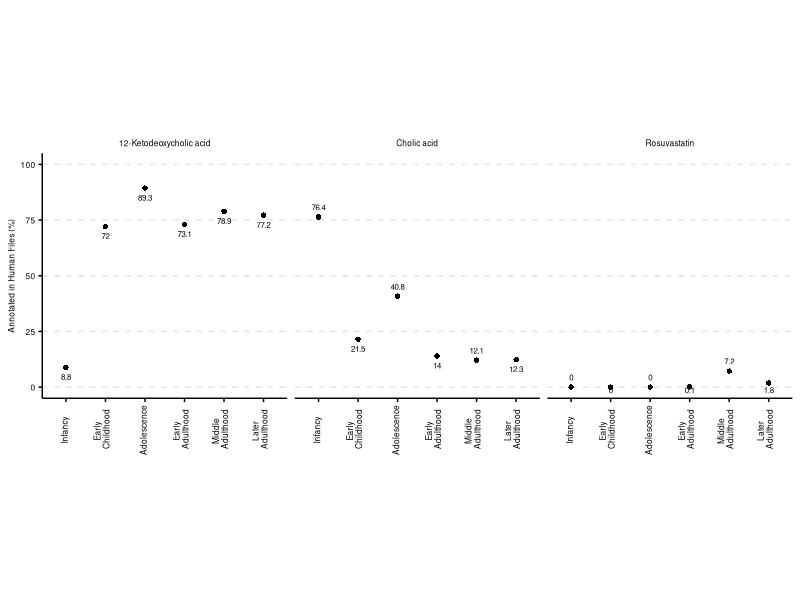
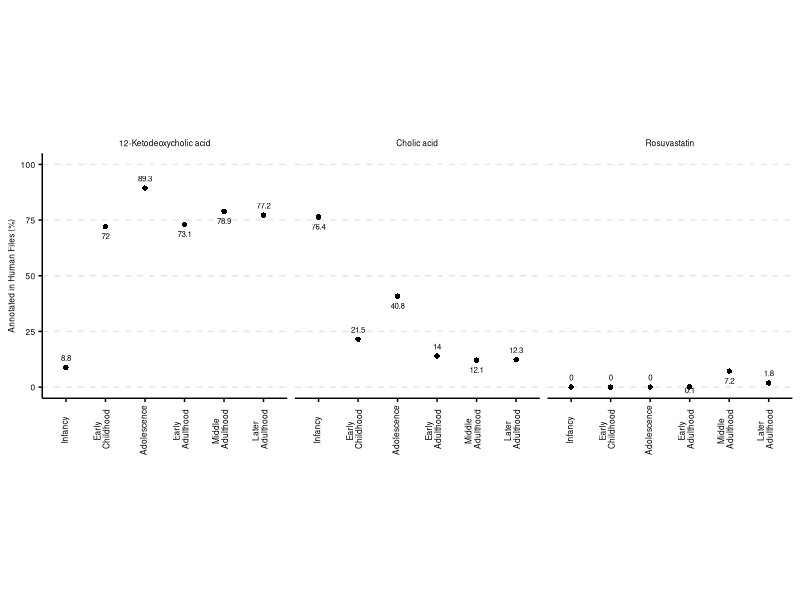

Write R code to recreate these figures, in order.
# ReDU-MS2: Chemical Explorer
# Author: Alan Jarmusch (ajarmusch@ucsd.edu)
# Date: 2020-05-04

# Load libraries
library(data.table)
library(dplyr)
library(ggplot2)
library(ggrepel)

# INPUT: sample information table
df <- fread("ReDU_Human_Fecal_ChemicalExplorer_Examples.txt", sep="\t", header=TRUE, stringsAsFactors = FALSE)
dim(df)
colnames(df)

Age <- subset(df, df$Attribute == "LifeStage")

Age$Term <- factor(Age$Term, 
                   levels = c('Infancy (<2 yrs)',
                              'Early Childhood (2 yrs < x <=8 yrs)',
                              'Adolescence (8 yrs < x <= 18 yrs)',
                              'Early Adulthood (18 yrs < x <= 45 yrs)',
                              'Middle Adulthood (45 yrs < x <= 65 yrs)',
                              'Later Adulthood (>65 yrs)',
                              'not applicable',
                              'not collected'
                              ))

Age <- subset(Age, Age$Term != "not applicable" & Age$Term != "not collected")

# PLOT: Sample Type vs. % of Files
plot <- ggplot(data=Age, aes(x= as.factor(Term), y=as.numeric(Percentage*100)))+
  facet_wrap(~Chemical, ncol=3)+
  #geom_bar(aes(group=Chemical), fill="grey75", stat="identity", width=0.75)+
  geom_text_repel(aes(label=round(as.numeric(Percentage * 100),digits = 1)), size=2.0, 
                  direction = 'y', segment.color = "blue", segment.size = 0.25)+
  geom_point(aes(group=Chemical), pch=16, cex=1.5)+
  scale_y_continuous(limits = c(0,100))+
  theme_minimal()+
  scale_x_discrete(labels=c("Later Adulthood (>65 yrs)" = "Later \n Adulthood",
                            "Middle Adulthood (45 yrs < x <= 65 yrs)" = "Middle \n Adulthood",
                            "Early Adulthood (18 yrs < x <= 45 yrs)" = "Early \n Adulthood",
                            "Adolescence (8 yrs < x <= 18 yrs)" = "Adolescence",
                            "Early Childhood (2 yrs < x <=8 yrs)" = "Early \n Childhood",
                            "Infancy (<2 yrs)" = "Infancy"))+
  theme(panel.grid.major.x=element_blank(),
        panel.grid.major.y=element_line(colour="grey90",size=0.5, linetype="dashed"),
        panel.grid.minor=element_blank(),
        axis.ticks=element_line(colour ="black",size=0.5, linetype="solid"),
        axis.text=element_text(colour="black",size=6),
        axis.text.x=element_text(colour="black", size=6, angle=90, vjust = 0.25),
        axis.line=element_line(colour="black",size=0.5, linetype="solid"),                  
        axis.title=element_text(colour="black",size=6),
        strip.text.x=element_text(colour="black",size=6),
        aspect.ratio=1.0,
        title=element_text(colour="black", size=6),
        legend.position="none",
        legend.title=element_text(colour="black", size=6),
        legend.text=element_text(colour="black", size=6) )+
  labs(x="", y="Annotated in Human Files (%)")
print(plot)
ggsave(plot, file="ReDU_ChemicalExplorer.pdf", width = 4.0, height = 3.0, units = "in", useDingbats=FALSE)

